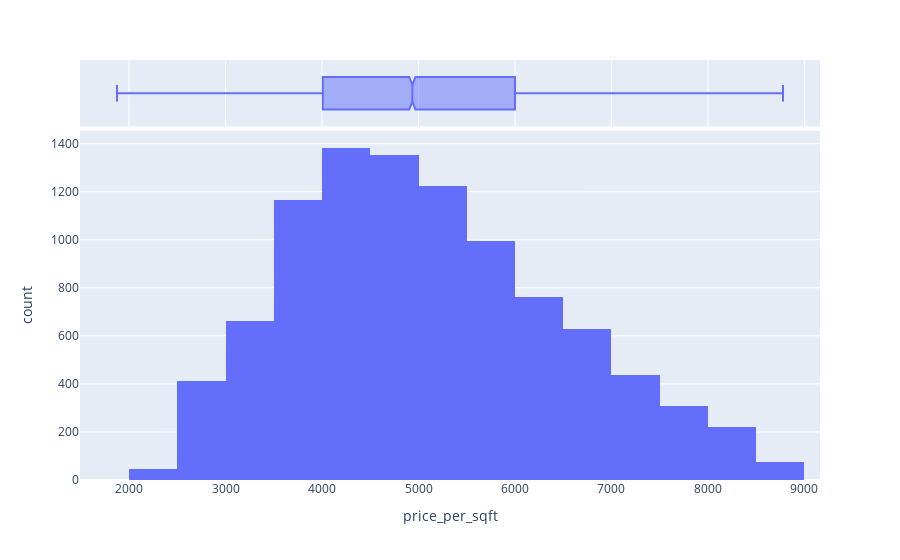

Write notebook code for a chart like this one.
### Code cell
fig2 = px.histogram(df12, x='price_per_sqft', nbins = 20, marginal = 'box')
fig2

### Figure 1 — Plotly figure (JSON) as saved in the notebook; plotly's stock layout.template omitted (floating-point values rounded to 4 significant figures; data arrays with more than 128 entries replaced by an {"elided": "..."} marker saying what was removed)
{"data": [{"alignmentgroup": "True", "bingroup": "x", "hovertemplate": "price_per_sqft=%{x}<br>count=%{y}<extra></extra>", "legendgroup": "", "marker": {"color": "#636efa", "pattern": {"shape": ""}}, "name": "", "nbinsx": 20, "offsetgroup": "", "orientation": "v", "showlegend": false, "type": "histogram", "x": {"elided": "9673 float values"}, "xaxis": "x", "yaxis": "y"}, {"alignmentgroup": "True", "hovertemplate": "price_per_sqft=%{x}<extra></extra>", "legendgroup": "", "marker": {"color": "#636efa"}, "name": "", "notched": true, "offsetgroup": "", "showlegend": false, "type": "box", "x": {"elided": "9673 float values"}, "xaxis": "x2", "yaxis": "y2"}], "layout": {"autosize": true, "barmode": "relative", "legend": {"tracegroupgap": 0}, "margin": {"t": 60}, "xaxis": {"anchor": "y", "autorange": true, "domain": [0, 1], "range": [1492.0, 9161.0], "title": {"text": "price_per_sqft"}, "type": "linear"}, "xaxis2": {"anchor": "y2", "autorange": true, "domain": [0, 1], "matches": "x", "range": [1492.0, 9161.0], "showgrid": true, "showticklabels": false, "type": "linear"}, "yaxis": {"anchor": "x", "autorange": true, "domain": [0, 0.8316], "range": [0, 1454.0], "title": {"text": "count"}}, "yaxis2": {"anchor": "x2", "autorange": true, "domain": [0.8416, 1], "matches": "y2", "range": [-0.5, 0.5], "showgrid": false, "showline": false, "showticklabels": false, "ticks": "", "type": "category"}}}
